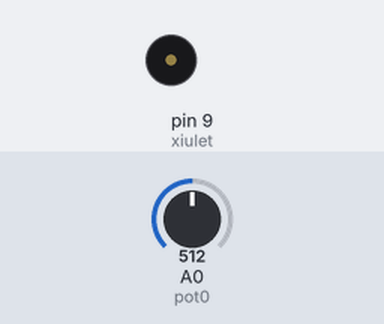
The sketch below on a simulated Arduino Uno, built with avr-gcc and run on an emulated ATmega328P. On the bench: buzzer (waves = sounding). The test bench sets the inputs (shaded band); at power-on: A0 (pot0) = 512.

Above: at 5.8 s.
5.9 s: A0 (pot0) set to 122
12.0 s: A0 (pot0) set to 0
At 12.9 s:
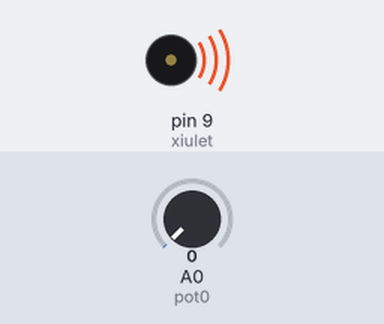
Timing chart, 0 to 15.0 s (numbered marks = the images above; inputs shaded):
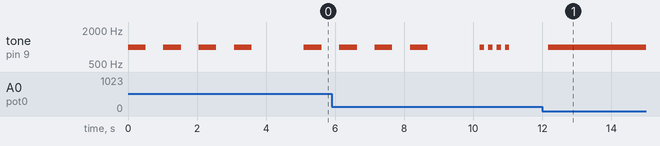

Measured:
- after the input at 12.0 s, tone on pin 9 (xiulet): goes on until 12.2 s, then stays 1000 Hz
- by itself, tone on pin 9 (xiulet): plays 1000 Hz for 0.51 s, 1000 Hz for 0.51 s, 1000 Hz for 0.51 s, 1000 Hz for 0.12 s, 1000 Hz for 0.12 s, 1000 Hz for 0.12 s … (7 notes in this stretch)

The sketch:

EXERCICI_3.ino
```cpp
const byte xiulet = 9;        // donar nom al pin 9 de l’Arduino
const byte pot0 = A0;         // donar nom al pin A0 de l’Arduino
int valPot0;                 // guardar valor del potenciometre

//********** Setup ****************************************************************
void setup()
{
  pinMode(xiulet, OUTPUT);   // definir el pin 9 com una sortida
}

//********** Loop *****************************************************************
void loop()
{
  valPot0 = analogRead(pot0);    // llegir valor potenciòmetre

  tone(xiulet, 1000,valPot0);    // xiulet de durada valPot0
  delay(2*valPot0);              // esperar valPot0 del xiulet + valPot0 silenci

  tone(xiulet, 1000,valPot0);    // xiulet de durada valPot0
  delay(2*valPot0);              // esperar valPot0 del xiulet + valPot0 silenci

  tone(xiulet, 1000,valPot0);    // xiulet de durada valPot0
  delay(2*valPot0);              // esperar valPot0 del xiulet + valPot0 silenci

  tone(xiulet, 1000,valPot0);    // xiulet de durada valPot0
  delay(2*valPot0);              // esperar valPot0 del xiulet + valPot0 silenci

  delay(1000);
}
```
